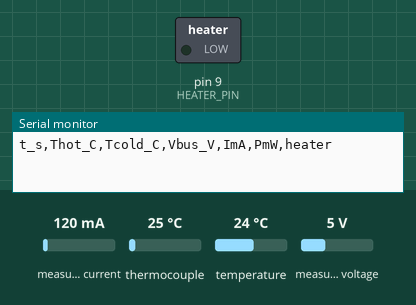
Bench run of a sketch on a simulated Arduino Uno, built with avr-gcc and run on an emulated ATmega328P. On the bench: switched loads named in the sketch (green lamp = pin HIGH), the last lines printed to the serial monitor. The inputs (shaded band) are chosen by the test bench; at power-on: measured current 120 mA, thermocouple 25 °C, temperature 24 °C, measured voltage 5 V.

Above: at 0.1 s.
At 0.8 s:
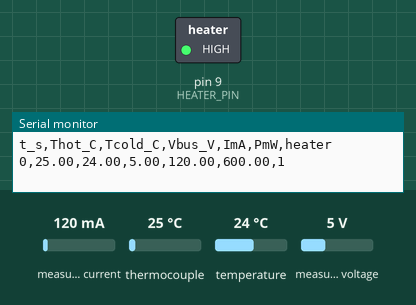
Timing chart, 0 to 2.3 s (numbered marks = the images above):
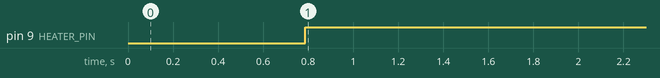

The sketch:

measurement.ino
```cpp
// MUSHREA FORGE — TEG demonstrator: measure + heater control + CSV log
// STATUS: WRITTEN, NOT EXECUTED (requires physical hardware — FORGE S35 honesty)
// HW: Arduino Nano/Uno, MAX6675+K-type (hot), DS18B20 (cold), INA219 (TEG V/I),
//     logic MOSFET on D9 driving 12V heaters. Safety: heater OFF if Thot>145 or sensor fail.
#include <SPI.h>
#include <OneWire.h>
#include <DallasTemperature.h>
#include <Adafruit_INA219.h>
#include "max6675.h"

#define ONE_WIRE_BUS 2
#define HEATER_PIN 9
#define SETPOINT_C 137.0 // nominal dT=85 operating point (P~1.14W, Thot<140 gate)
#define HYST_C 4.0
#define TRIP_C 145.0

MAX6675 tcouple(6, 5, 4); // SCK, CS, SO
OneWire oneWire(ONE_WIRE_BUS);
DallasTemperature coldSens(&oneWire);
Adafruit_INA219 ina219;

void setup() {
  Serial.begin(9600);
  pinMode(HEATER_PIN, OUTPUT);
  digitalWrite(HEATER_PIN, LOW);
  coldSens.begin();
  ina219.begin();
  ina219.setCalibration_16V_400mA();
  Serial.println("t_s,Thot_C,Tcold_C,Vbus_V,ImA,PmW,heater");
}

void loop() {
  static unsigned long t0 = millis();
  double thot = tcouple.readCelsius();
  coldSens.requestTemperatures();
  float tcold = coldSens.getTempCByIndex(0);
  float v = ina219.getBusVoltage_V();
  float i = ina219.getCurrent_mA();
  float p = ina219.getPower_mW();

  bool sensorOK = !isnan(thot) && thot > 0 && tcold > -50 && tcold < 125;
  static bool heater = false;
  if (!sensorOK || thot > TRIP_C) heater = false;              // FAIL-SAFE
  else if (thot < SETPOINT_C - HYST_C) heater = true;
  else if (thot > SETPOINT_C + HYST_C) heater = false;
  digitalWrite(HEATER_PIN, heater ? HIGH : LOW);

  Serial.print((millis() - t0) / 1000); Serial.print(",");
  Serial.print(thot); Serial.print(","); Serial.print(tcold); Serial.print(",");
  Serial.print(v); Serial.print(","); Serial.print(i); Serial.print(",");
  Serial.print(p); Serial.print(","); Serial.println(heater ? 1 : 0);
  delay(1000);
}
```

Measured:
- by itself, pin 9 (HEATER_PIN): LOW → HIGH at 0.79 s
